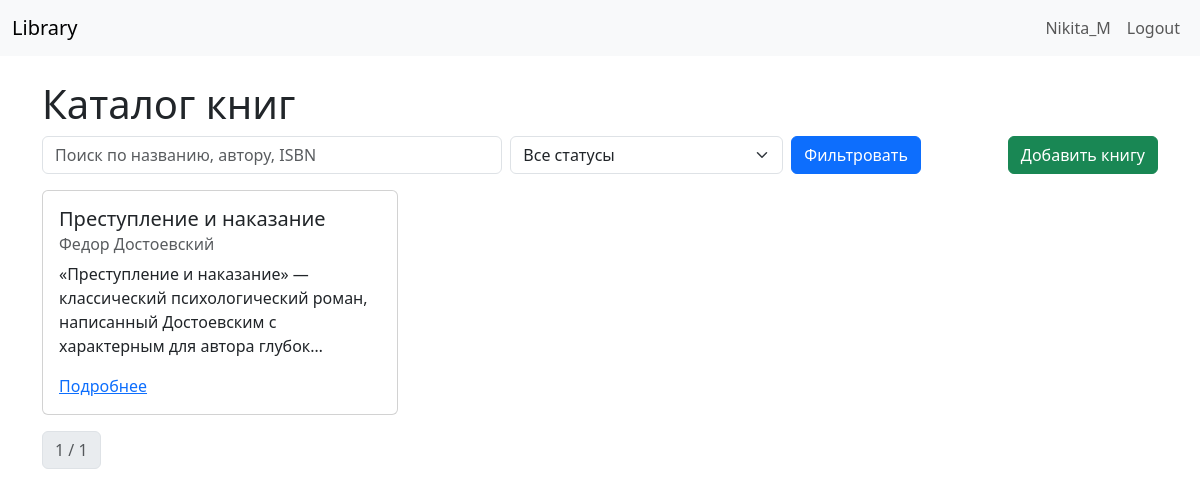
The app's page / (signed in) with its own data.
### catalog/models.py (models this page shows, shortened)
class Book(models.Model):
    STATUS_CHOICES = [
        ('available', 'Available'),
        ('borrowed', 'Borrowed'),
        ('reserved', 'Reserved'),
    ]
    title = models.CharField(max_length=255)
    author = models.CharField(max_length=255)
    description = models.TextField(blank=True)
    isbn = models.CharField(max_length=20, blank=True)
    published_date = models.DateField(null=True, blank=True)
    status = models.CharField(max_length=20, choices=STATUS_CHOICES, default='available')
    created_at = models.DateTimeField(auto_now_add=True)
    updated_at = models.DateTimeField(auto_now=True)
    class Meta:
        ordering = ['title']

### catalog/views.py (the view, shortened to what this page needs)
# urls.py: path('', views.BookListView.as_view(), name='book-list'),
class BookListView(ListView):
    model = Book
    paginate_by = 12
    template_name = 'catalog/book_list.html'
    context_object_name = 'books'
    def get_queryset(self):
        qs = super().get_queryset()
        q = self.request.GET.get('q', '')
        status = self.request.GET.get('status', '')
        if status:
            qs = qs.filter(status=status)
        return qs
    def get_context_data(self, **kwargs):
        ctx = super().get_context_data(**kwargs)
        ctx['q'] = self.request.GET.get('q', '')
        ctx['status'] = self.request.GET.get('status', '')
        return ctx

### catalog/templates/catalog/book_list.html (shortened to what this page needs)
{% extends 'catalog/base.html' %}
{% block content %}
<h1>Каталог книг</h1>
<form method="get" class="row g-2 mb-3">
  <div class="col-md-5">
    <input type="text" name="q" class="form-control" placeholder="Поиск по названию, автору, ISBN" value="{{ q }}">
  </div>
  <div class="col-md-3">
    <select name="status" class="form-select">
      <option value="">Все статусы</option>
    </select>
  </div>
  <div class="col-md-2">
    <button class="btn btn-primary">Фильтровать</button>
  </div>
  <div class="col-md-2 text-end">
    {% if user.is_authenticated %}
      <a class="btn btn-success" href="{% url 'catalog:book-add' %}">Добавить книгу</a>
    {% endif %}
  </div>
</form>
<div class="row">
  {% for book in books %}
  <div class="col-md-4 mb-3">
    <div class="card h-100">
      <div class="card-body">
        <h5 class="card-title">{{ book.title }}</h5>
        <h6 class="card-subtitle mb-2 text-muted">{{ book.author }}</h6>
        <p class="card-text">{{ book.description|truncatechars:120 }}</p>
        <a href="{% url 'catalog:book-detail' book.pk %}" class="card-link">Подробнее</a>
      </div>
    </div>
  </div>
  {% empty %}
  <p>Книг не найдено.</p>
  {% endfor %}
</div>
<nav>
  <ul class="pagination">
    <li class="page-item disabled"><span class="page-link">{{ page_obj.number }} / {{ page_obj.paginator.num_pages }}</span></li>
  </ul>
</nav>
{% endblock %}

### catalog/templates/catalog/base.html (shortened to what this page needs)
<!doctype html>
<html lang="ru">
  <head>
    <link href="https://cdn.jsdelivr.net/npm/bootstrap@5.3.0/dist/css/bootstrap.min.css" rel="stylesheet">
  </head>
  <body>
    <nav class="navbar navbar-expand-lg navbar-light bg-light">
      <div class="container-fluid">
        <a class="navbar-brand" href="{% url 'catalog:book-list' %}">Library</a>
        <div class="collapse navbar-collapse">
          <ul class="navbar-nav ms-auto">
            {% if user.is_authenticated %}
              <li class="nav-item"><a class="nav-link" href="#">{{ user.username }}</a></li>
              <li class="nav-item"><a class="nav-link" href="{% url 'logout' %}">Logout</a></li>
            {% else %}
              <li class="nav-item"><a class="nav-link" href="{% url 'login' %}">Login</a></li>
            {% endif %}
          </ul>
        </div>
      </div>
    </nav>
    <div class="container mt-4">
      {% block content %}{% endblock %}
    </div>
  </body>
</html>

### records on screen
Book: title "Преступление и наказание", author "Федор Достоевский", description "«Преступление и наказание» — классический психологический роман, написанный Достоевским с характерным для автора глубок…"

### other values on screen
{{ user.username }} "Nikita_M"
{{ page_obj.number }} "1"
{{ page_obj.paginator.num_pages }} "1"
